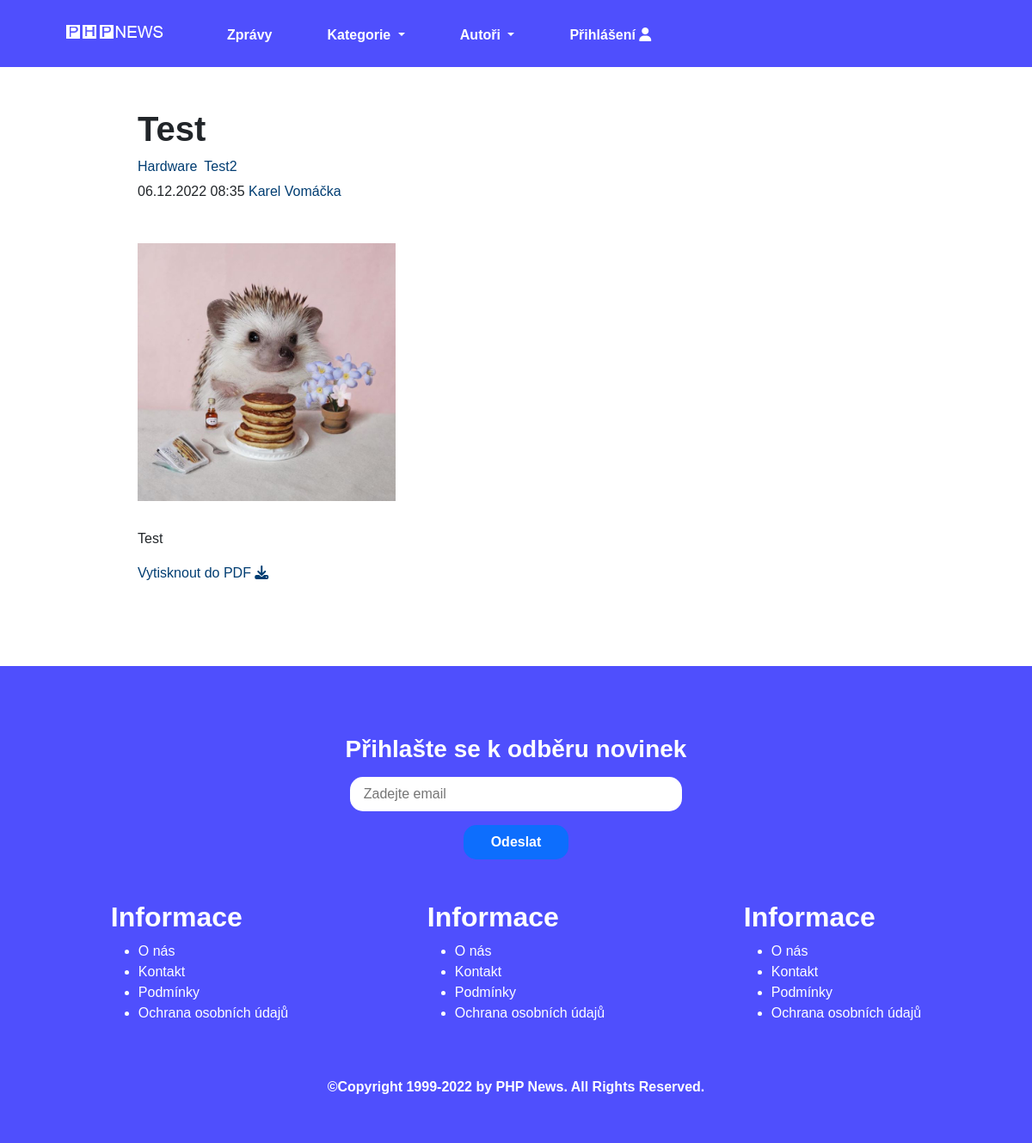
Page /articleDetail.php?id=40 on the committed database.
### tables this page shows
CREATE TABLE `article` (
  `id` int(10) UNSIGNED NOT NULL,
  `author_id` int(11) NOT NULL,
  `file_name` varchar(255) DEFAULT NULL,
  `title` varchar(150) NOT NULL,
  `perex` text NOT NULL,
  `text` text NOT NULL,
  `created_at` timestamp NOT NULL DEFAULT current_timestamp(),
  `visible` tinyint(1) DEFAULT 0
);

CREATE TABLE `author` (
  `id` int(11) NOT NULL,
  `name` varchar(20) NOT NULL,
  `surname` varchar(50) NOT NULL,
  `email` varchar(255) NOT NULL,
  `password` varchar(255) NOT NULL,
  `visible` tinyint(1) DEFAULT 0
);

### Model/Database.php (called while the page is built, shortened)
<?php
class Database
{
    private $conn;
    public function __construct()
    {
        $this->conn = new PDO('mysql:host=' . self::HOST . ';dbname=' . self::DBNAME, self::USER, self::PASS, [
            PDO::ATTR_ERRMODE => PDO::ERRMODE_EXCEPTION
        ]);
        $this->conn->query('SET NAMES utf8');
    }
    public function selectOne($sql, $data)
    {
        $stmt = $this->execute($sql, $data);
        return $stmt->fetch();
    }
    public function execute($sql, $paramas = [])
    {
        $stmt = $this->conn->prepare($sql);
        $stmt->execute($paramas);
        return $stmt;
    }
}

### Model/ArticleRepository.php (called while the page is built, shortened)
<?php
class ArticleRepository
{
    public function __construct(Database $db)
    {
        $this->dbConn = $db;
    }
    public function getArticle($id)
    {
        $sql = 'SELECT article.*, author.id AS authorId, author.name AS authorName, author.surname AS authorSurname, GROUP_CONCAT(category.name) AS categoryName, GROUP_CONCAT(category.id) AS categoryId FROM article
                INNER JOIN author ON article.author_id = author.id
                INNER JOIN article_category ON article.id = article_category.article_id
                INNER JOIN category ON article_category.category_id = category.id
                WHERE article.id = :id';
        $data = [
            ':id' => $id
        ];
        $article = $this->dbConn->selectOne($sql, $data);
        return $article;
    }
}

### articleDetail.php (the view, shortened to what this page needs)
<?php
    require_once 'Model/Database.php';
    require_once 'Model/ArticleRepository.php';
    $db = new Database();
    $ar = new ArticleRepository($db);
?>
<!doctype html>
<html lang="en">
<head>
    <link href="style.css" rel="stylesheet">
    <link href="https://cdn.jsdelivr.net/npm/bootstrap@5.2.2/dist/css/bootstrap.min.css" rel="stylesheet">
</head>
<body>
<?php
    $articleId = $_GET['id'];
    $article = $ar->getArticle($articleId);
    $formatDate = date("d.m.Y H:i", strtotime($article['created_at']));
?>
<nav class="my-navbar navbar p-3 navbar-expand-lg">
    <div class="container-fluid">
        <a class="navbar-brand fs-4 fw-bold navbar-logo" href="index.php"><img src="images/php_news.png"></a>
        <div class="collapse navbar-collapse" id="navbarNavDropdown">
            <ul class="navbar-nav">
                <li class="nav-item">
                    <a class="nav-link my-fontsize fw-semibold active" aria-current="page" href="allArticles.php">Zprávy</a>
                </li>
                <li class="nav-item dropdown">
                    <a class="nav-link active my-fontsize fw-semibold dropdown-toggle" href="#" role="button" data-bs-toggle="dropdown" aria-expanded="false">
                        Kategorie
                    </a>
                </li>
                <li class="nav-item dropdown">
                    <a class="nav-link active my-fontsize fw-semibold dropdown-toggle" href="#" role="button" data-bs-toggle="dropdown" aria-expanded="false">
                        Autoři
                    </a>
                </li>
                <?php if (!isset($_SESSION['user'])) : ?>
                    <li class="nav-item my-fontsize fw-semibold">
                        <a class="nav-link active" href="login.php">Přihlášení <i class="fa-solid fa-user"></i></a>
                    </li>
                <?php endif; ?>
            </ul>
        </div>
    </div>
</nav>
<main>
    <div class="header-container">
        <h1 class="fw-semibold"><?= $article['title'] ?></h1>
        <div class="category-container">
            <?php foreach (explode(',',$article['categoryName']) as $key => $categoryName): ?>
                <a href="categoriesList.php?id=<?= explode(',',$article['categoryId'])[$key] ?>"><?= $categoryName ?></a>
            <?php endforeach;?>
        </div>
        <p><?= $formatDate ?> <a href="authorDetail.php?id=<?= $article['authorId'] ?>"><?= $article['authorName'] ?> <?= $article['authorSurname'] ?></a></p>
    </div>
        <div class="articles">
            <?php
                if (!empty($article['file_name'])): ?>
                    <img class="mb-3" src="<?= $article['file_name']?>" alt="article image" style="height: 300px; width: 300px">
                <?php endif; ?>
            <p><?= $article['text'] ?></p>
            <a href="mpdf.php?id=<?=$articleId?>">Vytisknout do PDF <i class="fa-solid fa-download"></i></a>
        </div>
</main>
<footer class="mt-5">
    <div class="footer-block">
        <div class="newsletter">
            <h3 class="fw-semibold mb-3">Přihlašte se k odběru novinek</h3>
            <input type="text" placeholder="Zadejte email">
            <button class="btn btn-primary">Odeslat</button>
        </div>
        <div class="footer-info">
            <div class="footer-info-item">
                <h2 class="fw-semibold">Informace</h2>
                <ul>
                    <li><a href="#">O nás</a></li>
                    <li><a href="#">Kontakt</a></li>
                    <li><a href="#">Podmínky</a></li>
                    <li><a href="#">Ochrana osobních údajů</a></li>
                </ul>
            </div>
            <div class="footer-info-item">
                <h2 class="fw-semibold">Informace</h2>
                <ul>
                    <li><a href="#">O nás</a></li>
                    <li><a href="#">Kontakt</a></li>
                    <li><a href="#">Podmínky</a></li>
                    <li><a href="#">Ochrana osobních údajů</a></li>
                </ul>
            </div>
            <div class="footer-info-item">
                <h2 class="fw-semibold">Informace</h2>
                <ul>
                    <li><a href="#">O nás</a></li>
                    <li><a href="#">Kontakt</a></li>
                    <li><a href="#">Podmínky</a></li>
                    <li><a href="#">Ochrana osobních údajů</a></li>
                </ul>
            </div>
        </div>
        <h6>©Copyright 1999-2022 by PHP News. All Rights Reserved.</h6>
    </div>
</footer>
</body>
</html>

### style.css (style rules this page uses)
* { padding: 0; margin: 0; box-sizing: border-box; font-family: 'Arial', sans-serif; }
body { background-color: #f5f5f5; }
.navbar img { width: 100%; background-size: cover; background-repeat: no-repeat; margin-bottom: 0.5rem; }
.navbar { background-color: #4f4ffd; padding: 5rem; }
.my-navbar .navbar-brand { color: white; margin-left: 3rem; }
.my-navbar .navbar-nav .nav-link.active, .navbar-nav .show > .nav-link { color: white; margin-left: 3rem; }
.header-container { margin-left: 10rem; margin-top: 3rem; }
.header-container h1 { width: 50%; }
.header-container p { margin-bottom: 1rem; }
.header-container p:nth-last-child(1) { margin-bottom: 3rem; }
.header-container a { text-decoration: none; color: #003d72; }
.articles { width: 45%; margin-left: 10rem; margin-bottom: 6rem; }
.articles a { text-decoration: none; color: #003d72; }
.footer-block { background-color: #4f4ffd; padding: 3rem; color: white; }
.footer-block .newsletter { display: flex; align-items: center; flex-direction: column; }
.newsletter { margin-top: 2rem; }
.newsletter input { border: 0; padding: 0.5rem 14rem 0.5rem 1rem; margin-bottom: 1rem; border-radius: 15px; }
.newsletter button { border: 0; padding: 0.5rem 2rem; border-radius: 15px; color: white; font-weight: bold; }
.footer-info { width: 100%; margin-top: 3rem; display: grid; grid-template-columns: 1fr 1fr 1fr; }
.footer-info a { color: white; text-decoration: none; }
.footer-block h6 { margin-top: 3rem; font-weight: bold; text-align: center; }
.footer-info .footer-info-item { margin: 0 auto; }
input, select { width: 35%; padding: 0.6rem 1rem; border-radius: 15px; border: solid 1px lightblue; }
main .category-container { display: flex; flex-direction: row; width: 100%; gap: 0.5rem; margin-bottom: 0.3rem; text-decoration: none; color: #003d72; }
.my-navbar .navbar-nav .nav-link.active, .navbar-nav .show > .nav-link { color: white; margin-left: 3rem; margin-top: 0.3rem; }

### rows in the picture
article: title "Test", created_at "06.12.2022 08:35", author.name "Karel", author.surname "Vomáčka", file_name (picture), text "Test"

### other values in the picture
$categoryName "Hardware"
$categoryName "Test2"
